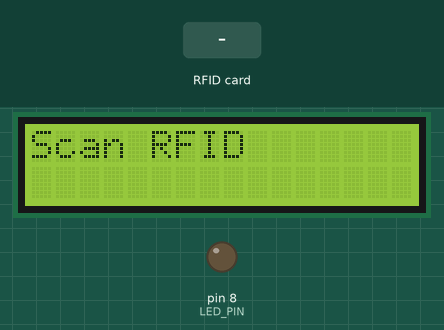
Bench run of a sketch on a simulated Arduino Uno, built with avr-gcc and run on an emulated ATmega328P. Shown: 16×2 character LCD, output pins drawn as LEDs (lit = HIGH). Dashed ring = blinking. The inputs (shaded band) are chosen by the test bench. Pins used as bus, display or sensor lines are not drawn.

Above: at 1.3 s.
1.4 s: RFID card 23 B8 AE FE held to the reader
At 1.54 s:
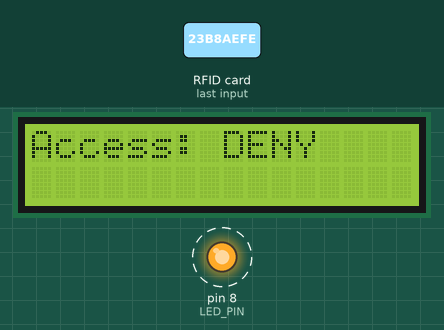
3.6 s: RFID card 5E 7A 19 C4 held to the reader
At 5.5 s:
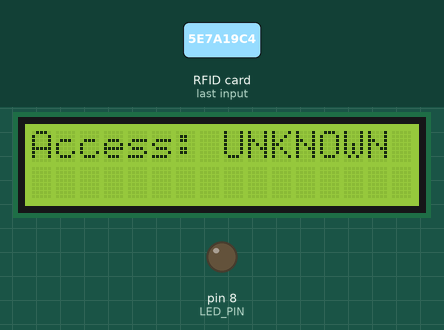
Timing chart, 0 to 7.0 s (numbered marks = the images above; inputs shaded):
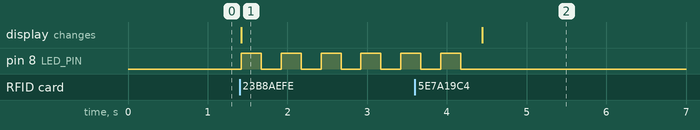

The sketch:

sketch_oct11a.ino
```cpp
#include <SPI.h>
#include <MFRC522.h>
#include <Wire.h>
#include <LiquidCrystal_I2C.h>

// Pin konfigurasi RFID
#define SS_PIN 10
#define RST_PIN 9
MFRC522 mfrc522(SS_PIN, RST_PIN);

// Pin LED
#define LED_PIN 8

// Inisialisasi LCD I2C (alamat I2C biasanya 0x27 atau 0x3F)
LiquidCrystal_I2C lcd(0x27, 16, 2);

// UID Tag RFID yang diizinkan
byte allowedUID[7] = {0x04, 0x44, 0x18, 0xBA, 0x19, 0x6D, 0x80};  // Ganti dengan UID yang diperbolehkan
// UID Tag RFID yang ditolak
byte deniedUID[4] = {0x23, 0xB8, 0xAE, 0xFE};   // Ganti dengan UID yang ditolak

void setup() {
  // Inisialisasi Serial
  Serial.begin(9600);

  // Inisialisasi RFID
  SPI.begin();
  mfrc522.PCD_Init();

  // Inisialisasi LCD
  lcd.init();
  lcd.backlight();
  lcd.clear();
  lcd.setCursor(0, 0);
  lcd.print("Scan RFID");

  // Inisialisasi LED
  pinMode(LED_PIN, OUTPUT);
  digitalWrite(LED_PIN, LOW);
}

void loop() {
  // Periksa apakah ada kartu yang tersedia
  if (!mfrc522.PICC_IsNewCardPresent()) {
    return;
  }

  // Periksa apakah kartu bisa dibaca
  if (!mfrc522.PICC_ReadCardSerial()) {
    return;
  }

  // Membaca UID dari tag RFID
  byte readUID[4];
  for (byte i = 0; i < 4; i++) {
    readUID[i] = mfrc522.uid.uidByte[i];
  }

  // Periksa apakah UID yang terbaca termasuk UID yang diizinkan
  if (compareUID(readUID, allowedUID)) {
    lcd.clear();
    lcd.setCursor(0, 0);
    lcd.print("Access: ALLOW");
    digitalWrite(LED_PIN, HIGH); // LED menyala terus
    delay(3000);                 // Tunggu 3 detik
    digitalWrite(LED_PIN, LOW);
  }
  // Periksa apakah UID yang terbaca termasuk UID yang ditolak
  else if (compareUID(readUID, deniedUID)) {
    lcd.clear();
    lcd.setCursor(0, 0);
    lcd.print("Access: DENY");
    for (int i = 0; i < 6; i++) { // Blink selama 3 detik
      digitalWrite(LED_PIN, HIGH);
      delay(250);
      digitalWrite(LED_PIN, LOW);
      delay(250);
    }
  }
  // Jika UID tidak dikenal
  else {
    lcd.clear();
    lcd.setCursor(0, 0);
    lcd.print("Access: UNKNOWN");
    digitalWrite(LED_PIN, LOW); // LED tetap mati
  }

  // Hentikan komunikasi dengan kartu
  mfrc522.PICC_HaltA();
}

// Fungsi untuk membandingkan UID yang terbaca dengan daftar UID
boolean compareUID(byte *readUID, byte *listUID) {
  for (byte i = 0; i < 4; i++) {
    if (readUID[i] != listUID[i]) {
      return false;
    }
  }
  return true;
}
```

Measured:
- after the input at 1.4 s, pin 8 (LED_PIN): alternates HIGH for 0.25 s and LOW for 0.25 s, starting at once; the display: changes at once (image 1)
- after the input at 3.6 s, the display: changes after 0.84 s (image 2)
